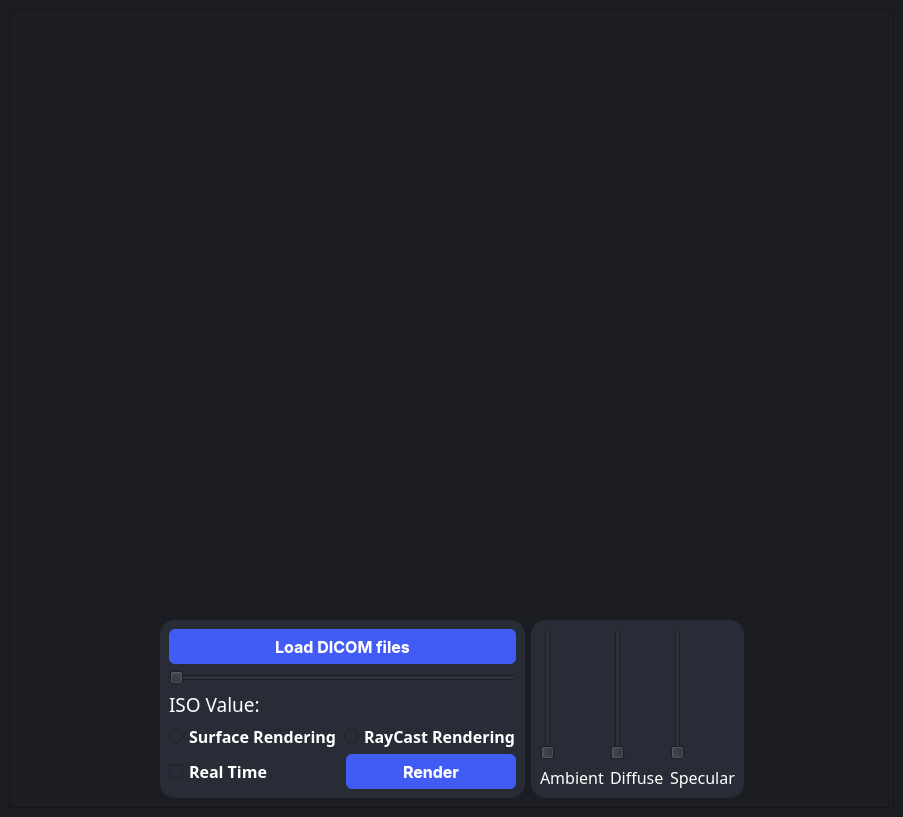
<?xml version="1.0" encoding="UTF-8"?>
<ui version="4.0">
 <class>MainWindow</class>
 <widget class="QMainWindow" name="MainWindow">
  <property name="geometry">
   <rect>
    <x>0</x>
    <y>0</y>
    <width>903</width>
    <height>817</height>
   </rect>
  </property>
  <property name="windowTitle">
   <string>MainWindow</string>
  </property>
  <property name="styleSheet">
   <string notr="true">background-color: #1b1d23;</string>
  </property>
  <widget class="QWidget" name="centralwidget">
   <layout class="QGridLayout" name="gridLayout_2">
    <item row="0" column="0">
     <widget class="QFrame" name="frame_2">
      <property name="frameShape">
       <enum>QFrame::StyledPanel</enum>
      </property>
      <property name="frameShadow">
       <enum>QFrame::Raised</enum>
      </property>
      <layout class="QGridLayout" name="gridLayout" rowstretch="2,0">
       <item row="1" column="3">
        <spacer name="horizontalSpacer_2">
         <property name="orientation">
          <enum>Qt::Horizontal</enum>
         </property>
         <property name="sizeHint" stdset="0">
          <size>
           <width>40</width>
           <height>20</height>
          </size>
         </property>
        </spacer>
       </item>
       <item row="1" column="0">
        <spacer name="horizontalSpacer">
         <property name="orientation">
          <enum>Qt::Horizontal</enum>
         </property>
         <property name="sizeHint" stdset="0">
          <size>
           <width>40</width>
           <height>20</height>
          </size>
         </property>
        </spacer>
       </item>
       <item row="0" column="0" colspan="4">
        <widget class="QWidget" name="viewWidget" native="true">
         <property name="layoutDirection">
          <enum>Qt::LeftToRight</enum>
         </property>
         <property name="styleSheet">
          <string notr="true">color:rgb(85, 170, 255);</string>
         </property>
        </widget>
       </item>
       <item row="1" column="2">
        <widget class="QFrame" name="frameRayCast">
         <property name="styleSheet">
          <string notr="true">border-radius: 15px;
background-color: rgb(39, 44, 54);
border: none;</string>
         </property>
         <property name="frameShape">
          <enum>QFrame::StyledPanel</enum>
         </property>
         <property name="frameShadow">
          <enum>QFrame::Raised</enum>
         </property>
         <layout class="QHBoxLayout" name="horizontalLayout_3">
          <item>
           <layout class="QVBoxLayout" name="verticalLayout_14">
            <item>
             <widget class="QSlider" name="ambientSlider">
              <property name="orientation">
               <enum>Qt::Vertical</enum>
              </property>
             </widget>
            </item>
            <item>
             <widget class="QLabel" name="AmbientLabel">
              <property name="font">
               <font>
                <family>Oswald Light</family>
                <pointsize>12</pointsize>
                <bold>false</bold>
               </font>
              </property>
              <property name="styleSheet">
               <string notr="true">color:rgb(255, 255, 255);</string>
              </property>
              <property name="text">
               <string>Ambient</string>
              </property>
             </widget>
            </item>
           </layout>
          </item>
          <item>
           <layout class="QVBoxLayout" name="verticalLayout_20">
            <item>
             <widget class="QSlider" name="diffuseSlider">
              <property name="orientation">
               <enum>Qt::Vertical</enum>
              </property>
             </widget>
            </item>
            <item>
             <widget class="QLabel" name="DiffuseLabel">
              <property name="font">
               <font>
                <family>Oswald Light</family>
                <pointsize>12</pointsize>
                <bold>false</bold>
               </font>
              </property>
              <property name="styleSheet">
               <string notr="true">color:rgb(255, 255, 255);</string>
              </property>
              <property name="text">
               <string>Diffuse</string>
              </property>
             </widget>
            </item>
           </layout>
          </item>
          <item>
           <layout class="QVBoxLayout" name="verticalLayout_19">
            <item>
             <widget class="QSlider" name="specularSlider">
              <property name="orientation">
               <enum>Qt::Vertical</enum>
              </property>
             </widget>
            </item>
            <item>
             <widget class="QLabel" name="SpecularLabel">
              <property name="font">
               <font>
                <family>Oswald Light</family>
                <pointsize>12</pointsize>
                <bold>false</bold>
               </font>
              </property>
              <property name="styleSheet">
               <string notr="true">color:rgb(255, 255, 255);</string>
              </property>
              <property name="text">
               <string>Specular</string>
              </property>
             </widget>
            </item>
           </layout>
          </item>
         </layout>
        </widget>
       </item>
       <item row="1" column="1">
        <widget class="QFrame" name="frame">
         <property name="styleSheet">
          <string notr="true">border-radius: 15px;
background-color: rgb(39, 44, 54);
border: none;</string>
         </property>
         <property name="frameShape">
          <enum>QFrame::StyledPanel</enum>
         </property>
         <property name="frameShadow">
          <enum>QFrame::Raised</enum>
         </property>
         <layout class="QVBoxLayout" name="verticalLayout_3">
          <item>
           <layout class="QVBoxLayout" name="verticalLayout_2">
            <item>
             <widget class="QPushButton" name="loadButton">
              <property name="font">
               <font>
                <family>-apple-system</family>
                <pointsize>12</pointsize>
                <bold>true</bold>
               </font>
              </property>
              <property name="styleSheet">
               <string notr="true">QPushButton{
  appearance: button;
  backface-visibility: hidden;
  background-color: #405cf5;
  border-radius: 6px;
  border-width: 0;
  box-shadow: rgba(50, 50, 93, .1) 0 0 0 1px inset,rgba(50, 50, 93, .1) 0 2px 5px 0,rgba(0, 0, 0, .07) 0 1px 1px 0;
  box-sizing: border-box;
  color: #fff;
  cursor: pointer;
  font-family: -apple-system,system-ui,&quot;Segoe UI&quot;,Roboto,&quot;Helvetica Neue&quot;,Ubuntu,sans-serif;
  font-size: 100%;
  height: 35px;
  line-height: 1.15;

  outline: none;
  overflow: hidden;
  padding: 0 5px;
  position: relative;
  text-align: center;
  text-transform: none;
  transform: translateZ(0);
  transition: all .2s,box-shadow .08s ease-in;
  touch-action: manipulation;
  width:50%;
}
QPushButton:hover{
background-color: #283999;
}
QPushButton:pressed{
background-color: #1c2973;
}
</string>
              </property>
              <property name="text">
               <string>Load DICOM files</string>
              </property>
              <property name="icon">
               <iconset>
                <normaloff>icons/upload-square-svgrepo-com.png</normaloff>icons/upload-square-svgrepo-com.png</iconset>
              </property>
              <property name="iconSize">
               <size>
                <width>25</width>
                <height>25</height>
               </size>
              </property>
             </widget>
            </item>
            <item>
             <layout class="QVBoxLayout" name="verticalLayout">
              <item>
               <widget class="QSlider" name="iso_slider">
                <property name="orientation">
                 <enum>Qt::Horizontal</enum>
                </property>
               </widget>
              </item>
              <item>
               <widget class="QLabel" name="isoValue">
                <property name="font">
                 <font>
                  <family>Oswald Light</family>
                  <pointsize>14</pointsize>
                  <bold>false</bold>
                 </font>
                </property>
                <property name="styleSheet">
                 <string notr="true">color:rgb(255, 255, 255);</string>
                </property>
                <property name="text">
                 <string>ISO Value:</string>
                </property>
               </widget>
              </item>
             </layout>
            </item>
            <item>
             <layout class="QHBoxLayout" name="horizontalLayout">
              <item>
               <widget class="QRadioButton" name="surfaceRadio">
                <property name="font">
                 <font>
                  <family>Oswald SemiBold</family>
                  <pointsize>12</pointsize>
                  <bold>true</bold>
                 </font>
                </property>
                <property name="styleSheet">
                 <string notr="true">color:rgb(255, 255, 255);</string>
                </property>
                <property name="text">
                 <string>Surface Rendering</string>
                </property>
               </widget>
              </item>
              <item>
               <widget class="QRadioButton" name="rayCastRadio">
                <property name="font">
                 <font>
                  <family>Oswald SemiBold</family>
                  <pointsize>12</pointsize>
                  <bold>true</bold>
                 </font>
                </property>
                <property name="styleSheet">
                 <string notr="true">color:rgb(255, 255, 255);</string>
                </property>
                <property name="text">
                 <string>RayCast Rendering</string>
                </property>
               </widget>
              </item>
             </layout>
            </item>
            <item>
             <layout class="QHBoxLayout" name="horizontalLayout_2">
              <item>
               <widget class="QCheckBox" name="realTimeCheck">
                <property name="font">
                 <font>
                  <family>Oswald SemiBold</family>
                  <pointsize>12</pointsize>
                  <bold>true</bold>
                 </font>
                </property>
                <property name="styleSheet">
                 <string notr="true">color:rgb(255, 255, 255);</string>
                </property>
                <property name="text">
                 <string>Real Time</string>
                </property>
               </widget>
              </item>
              <item>
               <widget class="QPushButton" name="renderButton">
                <property name="font">
                 <font>
                  <family>-apple-system</family>
                  <pointsize>12</pointsize>
                  <bold>true</bold>
                 </font>
                </property>
                <property name="styleSheet">
                 <string notr="true">QPushButton{
  appearance: button;
  backface-visibility: hidden;
  background-color: #405cf5;
  border-radius: 6px;
  border-width: 0;
  box-shadow: rgba(50, 50, 93, .1) 0 0 0 1px inset,rgba(50, 50, 93, .1) 0 2px 5px 0,rgba(0, 0, 0, .07) 0 1px 1px 0;
  box-sizing: border-box;
  color: #fff;
  cursor: pointer;
  font-family: -apple-system,system-ui,&quot;Segoe UI&quot;,Roboto,&quot;Helvetica Neue&quot;,Ubuntu,sans-serif;
  font-size: 100%;
  height: 35px;
  line-height: 1.15;

  outline: none;
  overflow: hidden;
  padding: 0 5px;
  position: relative;
  text-align: center;
  text-transform: none;
  transform: translateZ(0);
  transition: all .2s,box-shadow .08s ease-in;
  touch-action: manipulation;
  width:100%;
}
QPushButton:hover{
background-color: #283999;
}
QPushButton:pressed{
background-color: #1c2973;
}
</string>
                </property>
                <property name="text">
                 <string>Render</string>
                </property>
                <property name="iconSize">
                 <size>
                  <width>25</width>
                  <height>25</height>
                 </size>
                </property>
               </widget>
              </item>
             </layout>
            </item>
           </layout>
          </item>
         </layout>
        </widget>
       </item>
      </layout>
     </widget>
    </item>
   </layout>
  </widget>
  <widget class="QMenuBar" name="menubar">
   <property name="geometry">
    <rect>
     <x>0</x>
     <y>0</y>
     <width>903</width>
     <height>22</height>
    </rect>
   </property>
  </widget>
 </widget>
 <resources/>
 <connections/>
</ui>
